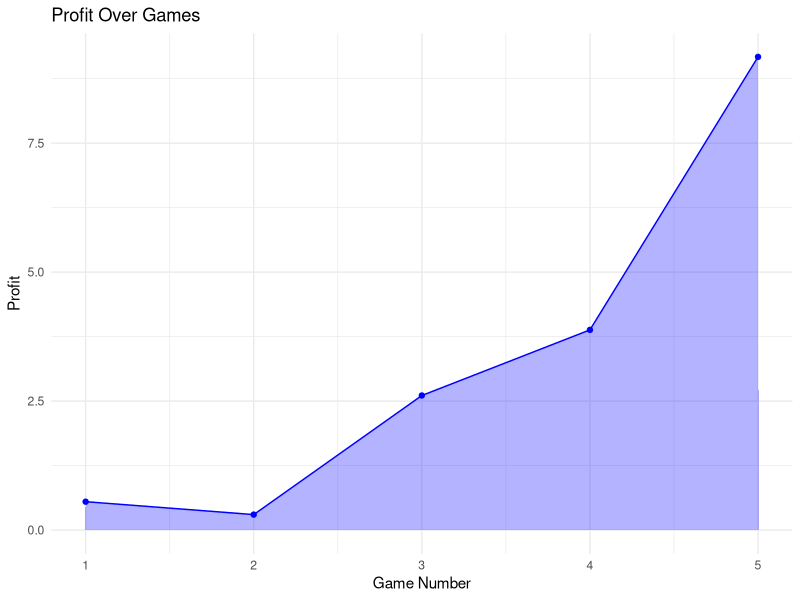

Source code (R):
# Load required libraries
library(dplyr)
library(tibble)
library(ggplot2)

# Create a DataFrame with the specified columns
moneyline_values <- c(-500, -1100, -138, -160, -110)
num_values <- length(moneyline_values) + 1

df <- tibble(
  GameNumber = 1:(num_values - 1),
  Moneyline = moneyline_values
)

# Initialize the initial investment
initial_investment <- 2.75

# Initialize variables for calculations
risk <- initial_investment
wins <- c()
returns <- c()
profits <- c()
ml_rollover_odds <- c()

# Calculate winnings, return, profit, and cumulative ML rollover odds
for (moneyline in df$Moneyline) {
  if (moneyline < 0) {
    win <- abs(risk / (moneyline / 100))
  } else {
    win <- risk * (moneyline / 100)
  }
  
  returns <- c(returns, risk + win)
  profits <- c(profits, (risk + win) - initial_investment)
  ml_rollover_odds <- c(ml_rollover_odds, ((risk + win) - initial_investment) / initial_investment * 100)
  
  risk <- returns[length(returns)]
  wins <- c(wins, win)
}

# Add calculated columns to the DataFrame
df <- df %>%
  mutate(
    Risk = c(initial_investment, returns[-length(returns)]),
    Win = wins,
    Return = returns,
    Profit = profits,
    MLRolloverOdds = round(ml_rollover_odds)
  )

# Plotting the Profit column with line and colored area
profit_plot <- ggplot(df, aes(x = GameNumber, y = Win)) +
  geom_line(aes(group = 1), color = "blue") +  # Line connecting data points
  geom_point(color = "blue") + # Data points
  geom_area(fill = "blue", alpha = 0.3) +  # Filled area under the curve
  labs(
    title = "Profit Over Games",
    x = "Game Number",
    y = "Profit"
  ) +
  theme_minimal()

# Print the plot
print(profit_plot)

# Round the values as specified and format as currency
df <- df %>%
  mutate(
    Risk = sprintf("$%.2f", round(Risk, 2)),
    Win = sprintf("$%.2f", round(Win, 2)),
    Return = sprintf("$%.2f", round(Return, 2)),
    Profit = sprintf("$%.2f", round(Profit, 2)),
    MLRolloverOdds = as.integer(MLRolloverOdds)
  )

# Display the DataFrame with calculated columns
print(df)